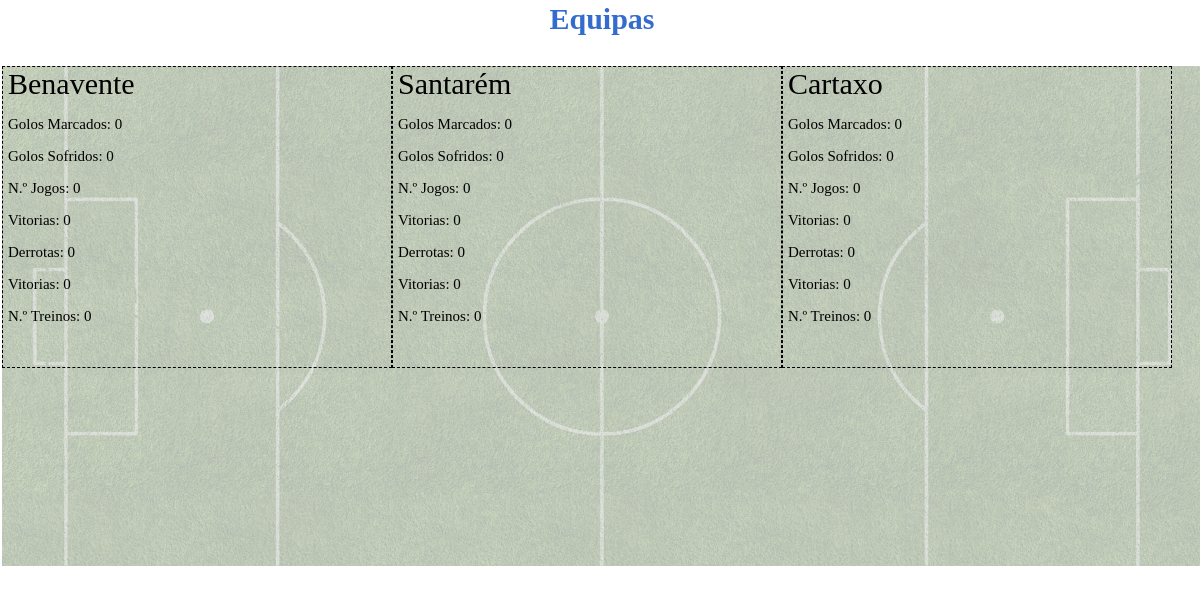
The page /php/equipas.php on the database its author committed.
### tables this page shows
CREATE TABLE `Equipa` (
  `id_equipa` int(5) NOT NULL,
  `total_jogos` int(5) NOT NULL DEFAULT 0,
  `total_treinos` int(5) DEFAULT 0,
  `n_golos_marcados` int(5) NOT NULL DEFAULT 0,
  `n_golos_sofridos` int(5) NOT NULL DEFAULT 0,
  `n_vitorias` int(5) NOT NULL DEFAULT 0,
  `n_empates` int(5) NOT NULL DEFAULT 0,
  `n_derrotas` int(5) NOT NULL DEFAULT 0,
  `n_cartoes_amarelos` int(5) NOT NULL DEFAULT 0,
  `n_cartoes_vermelhos` int(5) NOT NULL DEFAULT 0,
  `nome` varchar(254) DEFAULT NULL
);

### php/equipas.php (the view, shortened to what this page needs)
<html>
  <head>
    <link rel="stylesheet" type="text/css" href="../css/styles.css">
  </head>
  <body>
      <h3 class="titulos">Equipas</h3>
      <div id="imgback">
        <div id="imgbackcor">
          <?php
            include_once '../php/bdcon.php';
            $vteam = mysqli_query($liga, "SELECT * from Equipa");
            while($rowse=mysqli_fetch_assoc($vteam)){
              ?>
              <div class="ejogadores">
                  <p class="nomej"><?php echo $rowse['nome']; ?></p>
                  <p class="infoj">Golos Marcados: <?php echo $rowse['n_golos_marcados']; ?></p>
                  <p class="infoj">Golos Sofridos: <?php echo $rowse['n_golos_sofridos']; ?></p>
                  <p class="infoj">N.º Jogos: <?php echo $rowse['total_jogos']; ?></p>
                  <p class="infoj">Vitorias: <?php echo $rowse['n_vitorias']; ?></p>
                  <p class="infoj">Derrotas: <?php echo $rowse['n_derrotas']; ?></p>
                  <p class="infoj">Vitorias: <?php echo $rowse['n_empates']; ?></p>
                  <p class="infoj">N.º Treinos: <?php echo $rowse['total_treinos']; ?></p>
              </div>
              <?php
            }
           ?>
        </div>
      </div>
  </body>
</html>

### css/styles.css (style rules this page uses)
* { top: 0; left: 0; }
body { margin-left: 2px; width: 100%; margin-top: 2px; }
#imgback { width: 100%; height: 500px; float: left; background-image: url('../images/ffield.jpg'); background-position: center; background-size: cover; }
#imgbackcor { background-color: rgb(220,220,220,.8); width: 100%; height: 100%; overflow:scroll; overflow-x: hidden; }
.ejogadores { float: left; width: 32.33%; height: 300px; border-style: dashed; border-width: 1px; border-color: black; }
.nomej { color: black; text-align: left; margin-top: 0; margin-bottom: 5px; font-size: 30px; margin-left: 5px; }
.infoj { color: black; text-align: left; font-size: 15px; margin-left: 5px; }
.titulos { font-size: 30px; color: rgb(51,108,204); text-align: center; }

### rows shown on the page
equipa: nome "Benavente", n_golos_marcados "0", n_golos_sofridos "0", total_jogos "0", n_vitorias "0", n_derrotas "0", n_empates "0", total_treinos "0"
equipa: nome "Santarém", n_golos_marcados "0", n_golos_sofridos "0", total_jogos "0", n_vitorias "0", n_derrotas "0", n_empates "0", total_treinos "0"
equipa: nome "Cartaxo", n_golos_marcados "0", n_golos_sofridos "0", total_jogos "0", n_vitorias "0", n_derrotas "0", n_empates "0", total_treinos "0"
